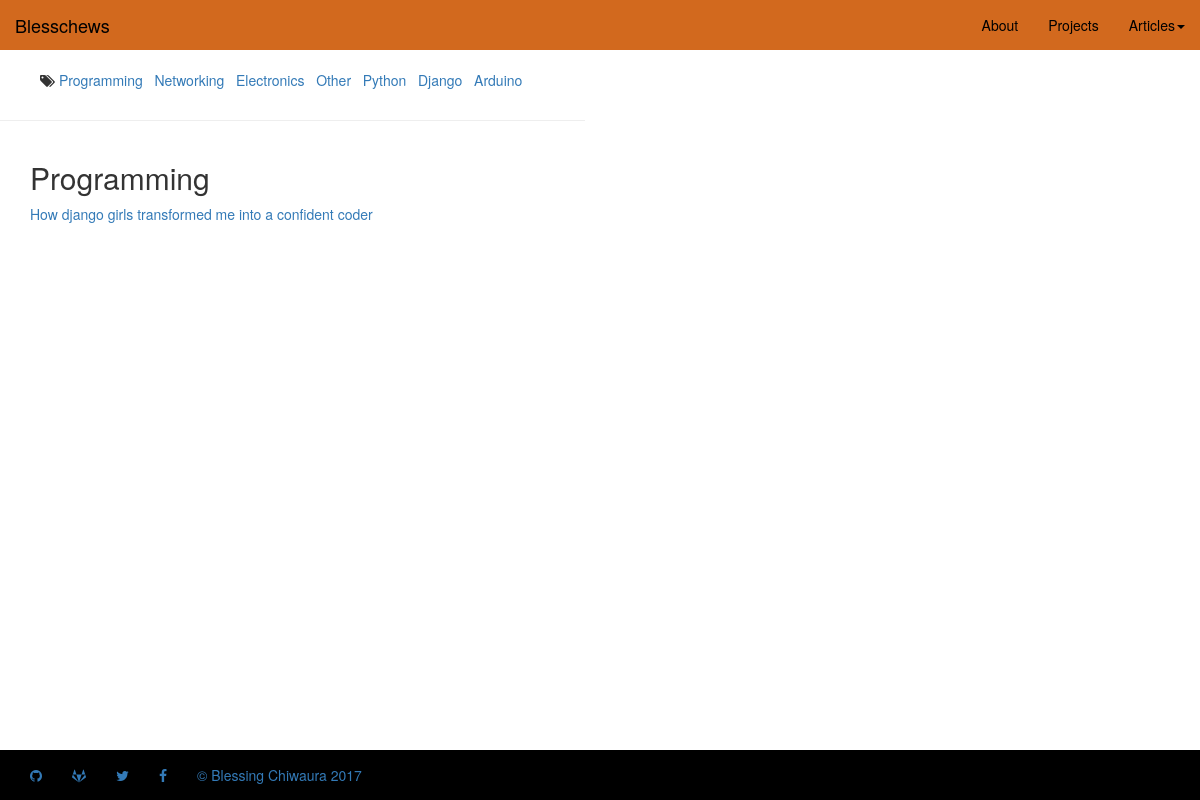
/tagged/1/, run on the app's committed database.
### myblog/models.py (models this page shows, shortened)
class Tag(models.Model):
	name=models.CharField(max_length=30)
	description=models.TextField()
	def __unicode__(self):
		return self.name

class Post(models.Model):
	title=models.CharField(max_length=100)
	tags=models.ManyToManyField('Tag')
	body=models.TextField()
	content = RichTextUploadingField(null=True)
	date_created=models.DateTimeField(default=timezone.now)
	date_published=models.DateTimeField(null=True, blank=True)

### myblog/views.py (the view)
# urls.py: url(r'^tagged/(?P<pk>\d+)/$',TagPostView.as_view(), name='tagged_post'),
class TagPostView(ListView):
	template_name='tag_posts.html'
	model=Tag
	def get_context_data(self, **kwargs):
		context = super(TagPostView, self).get_context_data(**kwargs)
		context['tags']=Tag.objects.all().order_by('pk')
		context['title']=get_object_or_404(Tag,	pk=self.kwargs['pk'])
		context['tag_posts']=Post.objects.all().filter(tags__in=[self.kwargs['pk']])
		return context

### myblog/templates/tag_posts.html
{% extends 'base.html' %}
{% block content %}
<div class="row">
	<div class="col-xs-6">
		<h2> {{ title }}</h2>
		{% for post in tag_posts %}
		<p> <a href="{% url 'post_detail' pk=post.pk %}">{{ post.title }}</a></p>
		{% empty %}
		<p><i>No Posts for this tag at the moment</i></p>
		{% endfor %}
	</div>
</div>
{% endblock %}

### myblog/templates/base.html (shortened to what this page needs)
<!DOCTYPE html>
<html lang="en" style="height:100%;">
<head>
	{% load staticfiles %}
	<link rel="stylesheet" type="text/css" href="{% static "styles/css/bootstrap.css" %}">
	<link rel="stylesheet" href="https://maxcdn.bootstrapcdn.com/font-awesome/4.7.0/css/font-awesome.min.css">
</head>
<nav class="navbar " >
	<div class="container-fluid navbar-fixed-top"  style="background:chocolate" >
		<div class="navbar-header ">
			<a class='navbar-brand' href="#" style="color:black;">Blesschews</a>
		</div>
        <div id="myNavbar" class="collapse navbar-collapse">
		<ul class="nav navbar-nav navbar-right">
			<li><a  href="{% url 'about' %}" style="color:black;">About</a></li>
			<li><a  href="{% url 'project' %}" style="color:black;">Projects</a></li>
			<li class="dropdown"><a  class="dropdown-toggle"  data-toggle="dropdown" href="#" style="color:black;">Articles<span class="caret"></span></a>
			</li>
		</ul>
        </div>
	</div>
</nav>
<body style="">
	<div class="row">
	<div class="col-xs-6">
		<ul style="list-style:none; display:inline-block">
			<i class="fa fa-tags"></i>{% for tag in tags %}
			<a href="{% url 'tagged_post' pk=tag.pk %}">{{ tag.name }} &nbsp</a>
			{% endfor %}
		</ul>
		<hr>
	</div>
	</div>
<div class="  container">
	{% block content %}
	{% endblock %}
</div>
</body>
<nav class="navbar">
<footer class="navbar-fixed-bottom" style="margin-top:10px;background:black;">
	<div class="container-fluid">
		<ul class="nav navbar-nav ">
			<li><a href="https://github.com/blesschews"><i class="fa fa-github"></i> </a></li>
			<li><a href="https://gitlab.com/blesschews"><i class="fa fa-gitlab"></i> </a></li>
			<li><a href="https://twitter.com/BeeChiwa"><i class="fa fa-twitter"></i>    </a></li>
			<li><a href="https://www.facebook.com/alice.chivaura"><i class="fa fa-facebook"></i>    </a></li>
			<li> <a href="#">&copy; Blessing Chiwaura 2017</a></li>
		</ul>
	</div>
</footer>
</nav>
</html>

### data on the page
Tag: name "Programming"
Tag: name "Networking"
Tag: name "Electronics"
Tag: name "Other"
Tag: name "Python"
Tag: name "Django"
Tag: name "Arduino"
Post: title "How django girls transformed me into a confident coder"
